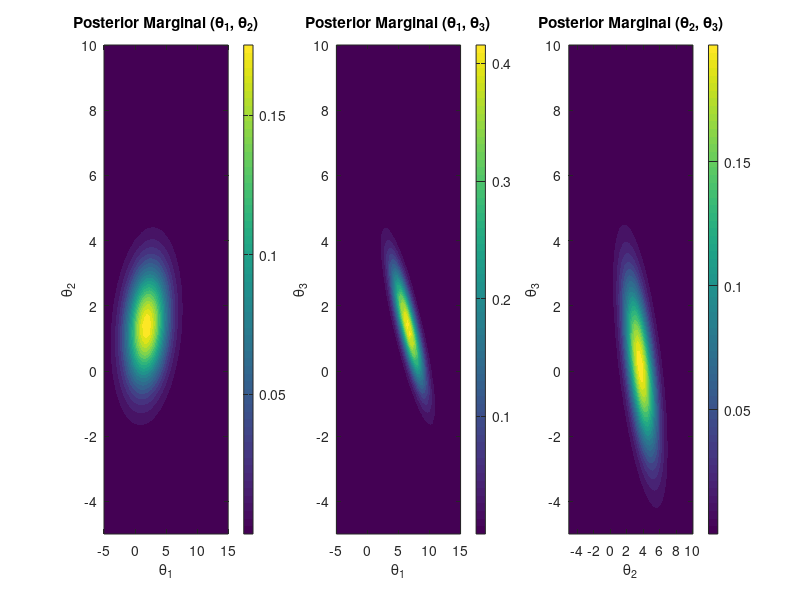

Here is the MATLAB script that generated this plot:
% Generate synthetic data
n = 10; % Number of observations
theta_true = [5; 3; 2]; % True parameter values
sigma_error = 2; % Standard deviation of measurement errors
x = linspace(0, 1, n)'; % Predictor variable x
z = linspace(1, 2, n)'; % Predictor variable z
y = theta_true(1) + theta_true(2)*x + theta_true(3)*z + sigma_error * randn(n, 1); % Observed data

% Define the prior: Multivariate Gaussian
mu_prior = [0; 0; 0]; % Prior mean for [theta_1, theta_2, theta_3]
sigma_prior = diag([5, 5, 5]); % Prior covariance matrix (diagonal for independence)

% Define grid points for theta_1, theta_2, and theta_3
theta_1 = linspace(-5, 15, 50);
theta_2 = linspace(-5, 10, 50);
theta_3 = linspace(-5, 10, 50);
[Theta1, Theta2, Theta3] = ndgrid(theta_1, theta_2, theta_3);

% Compute the prior
prior = mvnpdf([Theta1(:), Theta2(:), Theta3(:)], mu_prior', sigma_prior);
prior = reshape(prior, size(Theta1));

% Compute the likelihood
likelihood = ones(size(Theta1)); % Initialize likelihood
sigma_likelihood = sigma_error; % Measurement error standard deviation
for i = 1:n
    y_pred = Theta1 + Theta2 * x(i) + Theta3 * z(i); % Predicted value for each point on the grid
    likelihood = likelihood .* normpdf(y(i), y_pred, sigma_likelihood); % Update likelihood
end

% Compute the posterior (unnormalized)
posterior_unnormalized = prior .* likelihood;

% Normalize the posterior
posterior = posterior_unnormalized / trapz(theta_3, trapz(theta_2, trapz(theta_1, posterior_unnormalized, 1), 2));

% Plot marginal distributions of posterior
figure;
subplot(1, 3, 1);
contourf(theta_1, theta_2, squeeze(sum(posterior, 3)), 20, 'LineColor', 'none');
title('Posterior Marginal (\theta_1, \theta_2)');
xlabel('\theta_1');
ylabel('\theta_2');
colorbar;

subplot(1, 3, 2);
contourf(theta_1, theta_3, squeeze(sum(posterior, 2)), 20, 'LineColor', 'none');
title('Posterior Marginal (\theta_1, \theta_3)');
xlabel('\theta_1');
ylabel('\theta_3');
colorbar;

subplot(1, 3, 3);
contourf(theta_2, theta_3, squeeze(sum(posterior, 1)), 20, 'LineColor', 'none');
title('Posterior Marginal (\theta_2, \theta_3)');
xlabel('\theta_2');
ylabel('\theta_3');
colorbar;